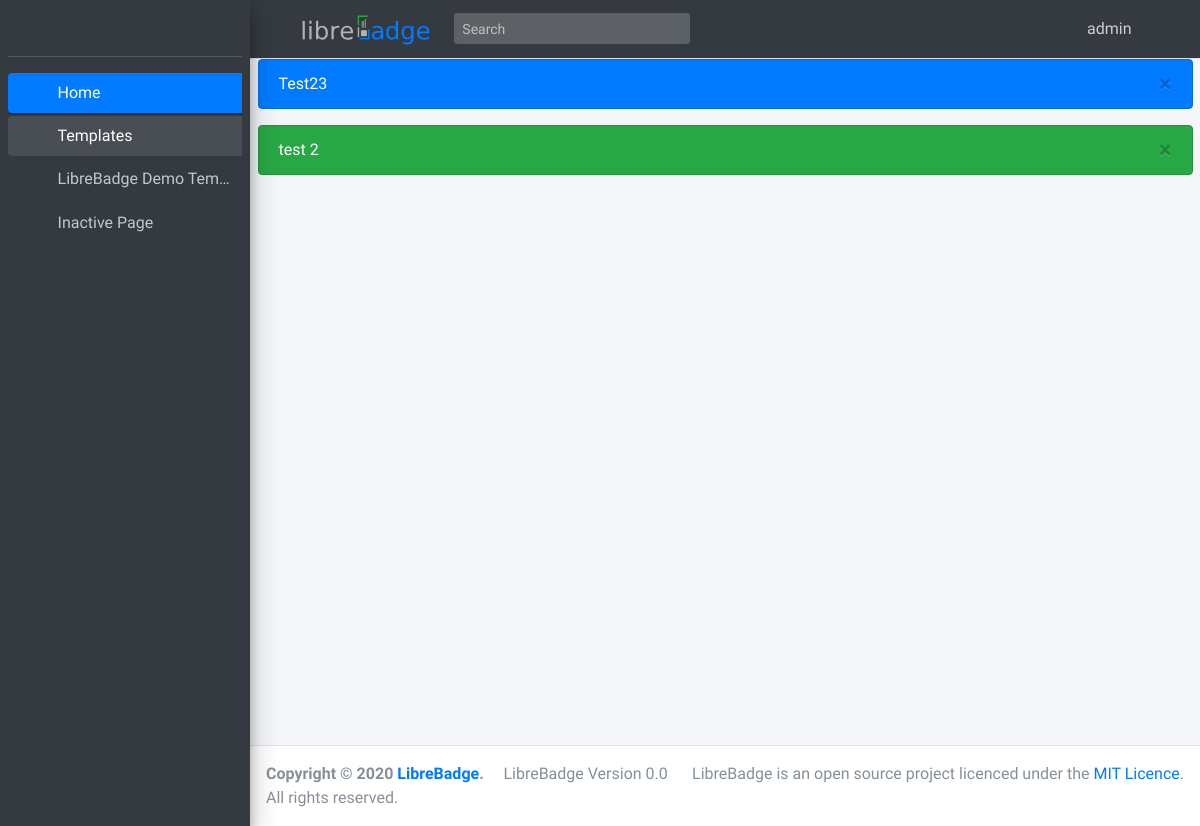
Page / (signed in) on the earlier database version.
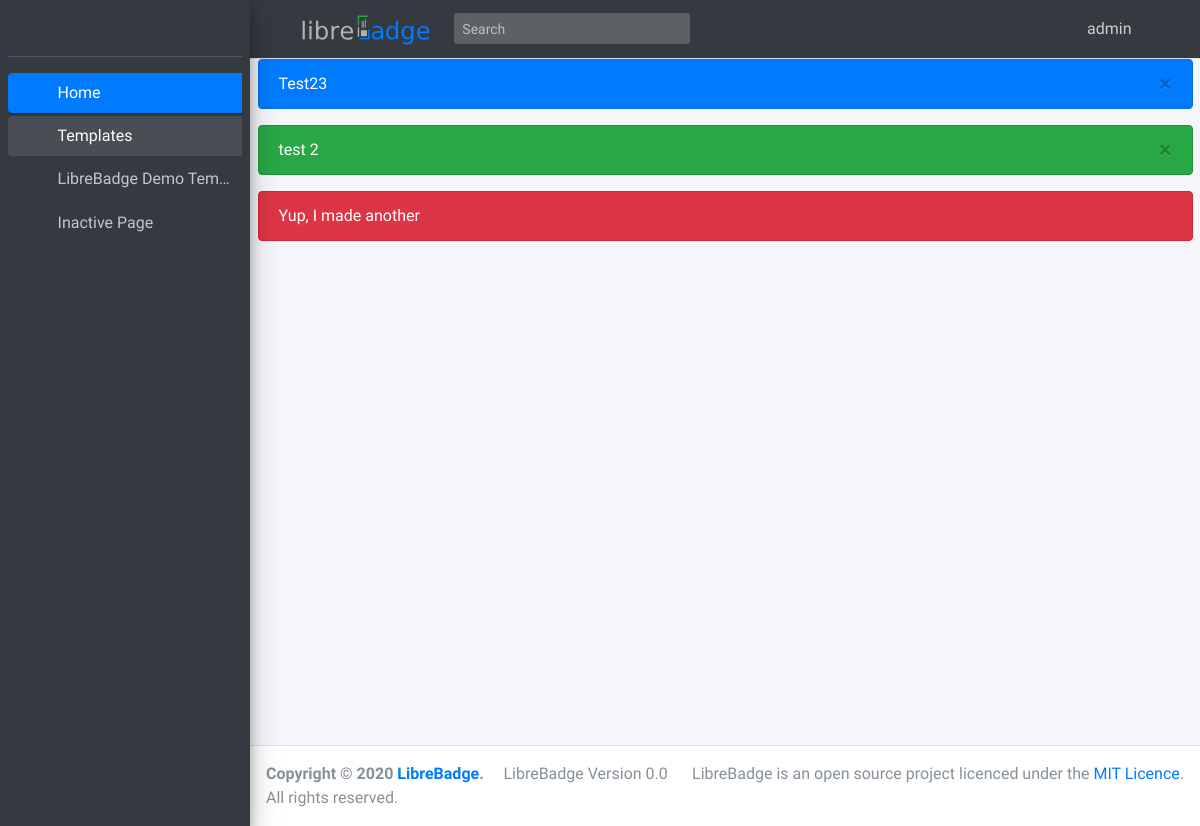
Same page on the later database version.
### LibreBadge/models.py (models this page shows, shortened)
class BadgeTemplate(models.Model):
    def upload_file_name(self, filename): #sets upload location
        return f'badgeTemplates/{self.name}/template/{filename}'
    name = models.CharField(max_length=50,unique=True)
    slug = models.SlugField(unique=True)
    template = models.FileField(upload_to=upload_file_name,unique=True)
    configFile = models.FileField(upload_to=upload_file_name,unique=True)

class AlertMessage(models.Model):
    name = models.CharField(max_length=200)
    color = models.CharField(max_length=200, choices=[('success', 'green'), ('primary', 'blue'), ('warning', 'yellow'), ('danger', 'red'),])
    content = models.TextField()
    dismissable = models.BooleanField()

### LibreBadge/views/views.py (the view)
# urls.py: path('', views.index, name='index'),
@login_required
def index(request):
    return render(request, 'LibreBadge/home.html',
    context = {})

### LibreBadge/context_processors.py (called while the page is built)
def GlobalContextVariables(request):
    return {
        "BadgeTemplate":BadgeTemplate.objects.all,"AlertMessage":AlertMessage.objects.all
    }

### LibreBadge/templates/LibreBadge/home.html (shortened to what this page needs)
{% extends 'LibreBadge/base.html' %}

### LibreBadge/templates/LibreBadge/components/sidebar.html
<aside class="main-sidebar sidebar-dark-primary elevation-4">
    {% load static %}
    <div class="sidebar">
        <div class="user-panel mt-3 pb-3 mb-3 d-flex">
            <br>
        </div>
        <nav class="mt-2">
            <ul class="nav nav-pills nav-sidebar flex-column" data-widget="treeview" role="menu" data-accordion="false">
                <li class="nav-item">
                    {% url 'LibreBadge:index' as url %}
                    <a href="{{ url }}" class="nav-link {% if request.path == url %}active{% endif %}">
                        <i class="nav-icon fas fa-home"></i>
                        <p>
                            Home
                        </p>
                    </a>
                </li>
                <li class="nav-item has-treeview menu-open">
                    {% url 'LibreBadge:production' slug="" as url %}
                    <a href="#" class="nav-link {% if request.path == url %}active{% endif %}">
                        <i class="nav-icon far fa-id-card"></i>
                        <p>
                            Templates
                            <i class="right fas fa-angle-left"></i>
                        </p>
                    </a>
                    <ul class="nav nav-treeview">
                        {% for BadgeTemplate in BadgeTemplate %}
                        {% url 'LibreBadge:production' slug=BadgeTemplate.slug as url %}
                        <li class="nav-item">
                            <a href="{{ url }}" class="nav-link {% if request.path == url %}active{% endif %} ">
                                <i class="far fa-circle nav-icon"></i>
                                <p>{{BadgeTemplate.name|truncatechars:20}}</p>
                            </a>
                        </li>
                        {% endfor %}
                        <li class="nav-item">
                            <a href="#" class="nav-link">
                                <i class="far fa-circle nav-icon"></i>
                                <p>Inactive Page</p>
                            </a>
                        </li>
                    </ul>
                </li>
            </ul>
        </nav>
    </div>
</aside>

### LibreBadge/templates/LibreBadge/components/alert.html
{% for alert in AlertMessage %}
<div class="alert alert-{{alert.color}}{% if alert.dismissable == True %} alert-dismissable {% endif %} fade show no-print" role="alert">
    {{alert.content}}
    {% if alert.dismissable == True %}
    <button type="button" class="close" data-dismiss="alert" aria-label="Close">
        <span aria-hidden="true">&times;</span>
      </button>
    {% endif %}
  </div>
{% endfor %}

Differences in the rows shown:
added AlertMessage: content "Yup, I made another"
